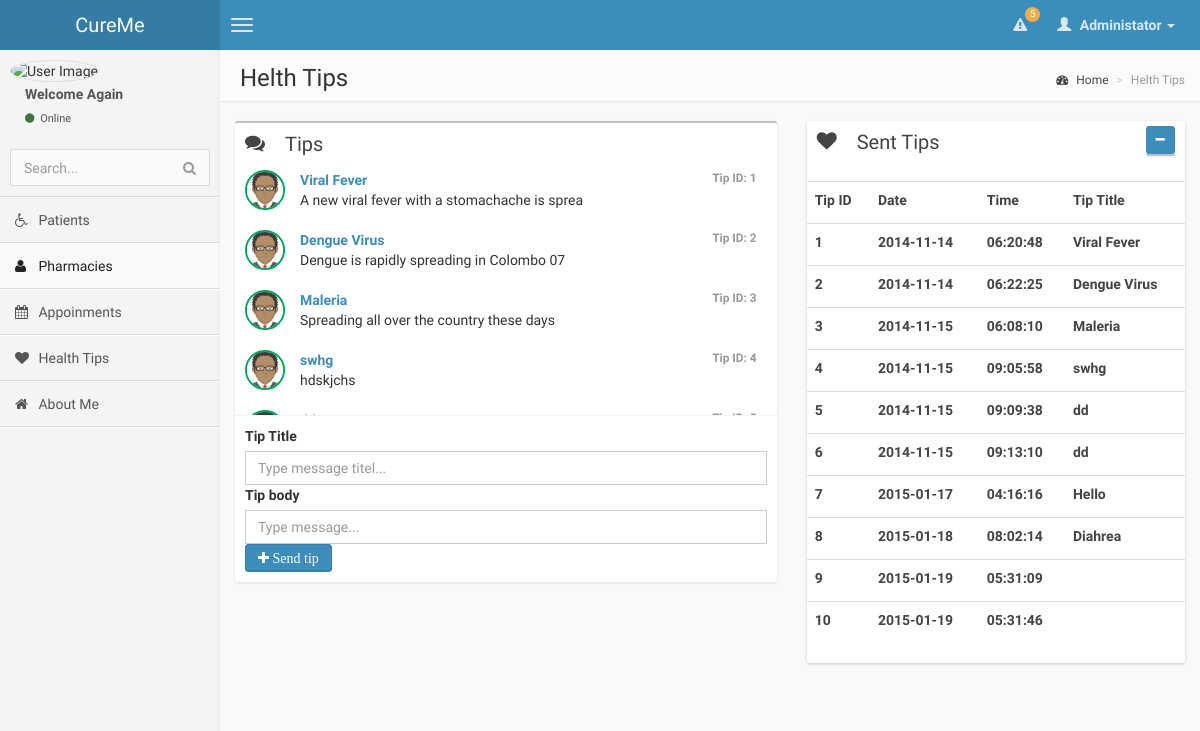
/views/doctor/healthtips.php (signed in), run on the app's committed database.
### tables this page shows
CREATE TABLE IF NOT EXISTS `healthtip` (
  `tip_Id` int(11) NOT NULL,
  `tip_Type` varchar(45) DEFAULT NULL,
  `tip_Content` varchar(45) DEFAULT NULL,
  `tip_Date` date DEFAULT NULL,
  `tip_Time` time NOT NULL,
  PRIMARY KEY (`tip_Id`)
);

### classes/db.php (called while the page is built, shortened)
<?php
class DB{
	private static $_instance=null;
	private $_pdo,
			$_query,
			$_error=false,
			$_result,
			$_count=0;
	private function __construct(){
	try{
		$this->_pdo=new PDO('mysql:host=' . Config::get('mysql/host') . ';dbname=' . Config::get('mysql/db') ,Config::get('mysql/username'),Config::get('mysql/password'));
		}
	catch(PDOException $e)
		{
		die($e->getMessage());
		}
	}
	public static function getInstance()
	{
	 if(!isset(self::$_instance))
	 {
		self::$_instance =new DB();
	 }
	 return self::$_instance;
	}
	public function  query($sql, $params=array())
	{
		if($this->_query = $this->_pdo->prepare($sql))
		{
				if($this->_query->execute()){
					$this->_result = $this->_query->fetchAll(PDO::FETCH_OBJ);
					}
				else{
					$this->_error=true;
				}
		}
		return($this);
	}
	public function results()
	{
		return $this->_result;
	}
}
?>

### classes/config.php (called while the page is built)
<?php
class Config
{
	public static function get($path=null)
	{
		if($path)
		{
			$config=$GLOBALS['config'];
			$path=explode('/',$path);
			foreach($path as $bit)
				{
					if(isset($config[$bit])){
						$config=$config[$bit];
					}
				}
		return($config);
		}
	}
}

### views/doctor/healthtips.php (the view, shortened to what this page needs)
<!DOCTYPE html>
<html>
<head>
    <link href="../../css/bootstrap.min.css" rel="stylesheet" type="text/css" />
    <link href="../../css/font-awesome.min.css" rel="stylesheet" type="text/css" />
    <link href="../../css/ionicons.min.css" rel="stylesheet" type="text/css" />
    <link href="../../css/morris/morris.css" rel="stylesheet" type="text/css" />
    <link href="../../css/jvectormap/jquery-jvectormap-1.2.2.css" rel="stylesheet" type="text/css" />
    <link href="../../css/datepicker/datepicker3.css" rel="stylesheet" type="text/css" />
    <link href="../../css/daterangepicker/daterangepicker-bs3.css" rel="stylesheet" type="text/css" />
    <link href="../../css/bootstrap-wysihtml5/bootstrap3-wysihtml5.min.css" rel="stylesheet" type="text/css" />
    <link href="../../css/AdminLTE.css" rel="stylesheet" type="text/css" />
</head>
<body class="skin-blue">
<?php
require('header.php');
require('navigation.php');
?>
<div class="wrapper row-offcanvas row-offcanvas-left">
<aside class="right-side">
    <section class="content-header">
        <h1>
            Helth Tips
        </h1>
        <ol class="breadcrumb">
            <li><a href="#"><i class="fa fa-dashboard"></i> Home</a></li>
            <li class="active">Helth Tips</li>
        </ol>
    </section>
    <section class="content">
        <div class="row">
            <section class="col-lg-7 connectedSortable ">
				<?php
				$db=DB::getInstance();
				$db->query('SELECT * FROM healthtip');
				$a=$db->results();
				?>
                <div class="box">
                    <div class="box-header">
                        <i class="fa fa-comments"></i>
                        <h3 class="box-title">Tips</h3>
                    </div>
					<div class='box-body chat' id='chat-box'>
					<?php
					foreach ($a as $ab){
						echo"<div class='item'>
                            <img src='img/avatar.png' alt='user image' class='online'/>
                            <p class='message'>
                                <a href='#' class='name'>
                                    <small class='text-muted pull-right'>Tip ID: ".$ab->tip_Id."</small>".$ab->tip_Type."
                                </a>".$ab->tip_Content."</p>
							</div>";
					}
					?>
                    </div>
                    <div class="box-footer ">
					<form role="form" method="post" action="healthtipspost.php">
                        <div class="input-group">
                            <label>Tip Title</label>
                            <input required class="form-control" type="text" name="tiptitle" placeholder="Type message titel..."/>
                            <label>Tip body</label>
                            <input required class="form-control" type="text" name="tipbody" placeholder="Type message..."/>
                        </div>
                        <div class="input-group-btn">
                            <div class="btn-group">
                                <button type="submit" class="btn btn-primary  fa fa-plus">
                                    Send tip
                                </button>
                            </div>
                        </div>
					</form>
                    </div>
            </section>
            <section class="col-lg-5 connectedSortable ui-sortable">
                <div class="box box-solid">
                    <div class="box  box-solid">
                        <div class="box-header">
                            <i class="fa fa-heart"></i>
                            <h3 class="box-title"> Sent Tips</h3>
                            <table class="table box-solid">
                                <tbody>
                                <tr>
                                    <td>
                                        <label>
                                            Tip ID
                                        </label>
                                    </td>
                                    <td>
                                        <label>
                                            Date
                                        </label>
                                    </td>
                                    <td>
                                        <label>
                                            Time
                                        </label>
                                    </td>
                                    <td>
										<label>
											Tip Title
										</label>
                                    </td>
                                </tr>
                                <div class="pull-right box-tools">
                                    <button class="btn btn-primary btn-sm" data-widget="collapse"><i class="fa fa-minus"></i></button>
									<div class="box box-body no-padding ">
									<?php
										foreach ($a as $ab){
											echo
												"<tr >
													<td>
														<label>
															".$ab->tip_Id."
														</label>
													</td>
													<td>
														<label>
															".$ab->tip_Date."
														</label>
													</td>
													<td>
														<label>
															".$ab->tip_Time."
														</label>
													</td>
													<td>
														<label>
															".$ab->tip_Type."
														</label>
													</td>";
										}
									?>
                                </div>
                                </div>
                                </tbody>
                            </table>
                        </div>
                </div>
            </section>
        </div>
    </div>
</body>
</html>

### data on the page
healthtip: tip_Id "1", tip_Type "Viral Fever", tip_Content "A new viral fever with a stomachache is sprea", tip_Date "2014-11-14", tip_Time "06:20:48"
healthtip: tip_Id "2", tip_Type "Dengue Virus", tip_Content "Dengue is rapidly spreading in Colombo 07", tip_Date "2014-11-14", tip_Time "06:22:25"
healthtip: tip_Id "3", tip_Type "Maleria", tip_Content "Spreading all over the country these days", tip_Date "2014-11-15", tip_Time "06:08:10"
healthtip: tip_Id "4", tip_Type "swhg", tip_Content "hdskjchs", tip_Date "2014-11-15", tip_Time "09:05:58"
healthtip: tip_Id "5", tip_Date "2014-11-15", tip_Time "09:09:38", tip_Type "dd"
healthtip: tip_Id "6", tip_Date "2014-11-15", tip_Time "09:13:10", tip_Type "dd"
healthtip: tip_Id "7", tip_Date "2015-01-17", tip_Time "04:16:16", tip_Type "Hello"
healthtip: tip_Id "8", tip_Date "2015-01-18", tip_Time "08:02:14", tip_Type "Diahrea"
healthtip: tip_Id "9", tip_Date "2015-01-19", tip_Time "05:31:09"
healthtip: tip_Id "10", tip_Date "2015-01-19", tip_Time "05:31:46"

### other printed values
count($db->results()) "5"
